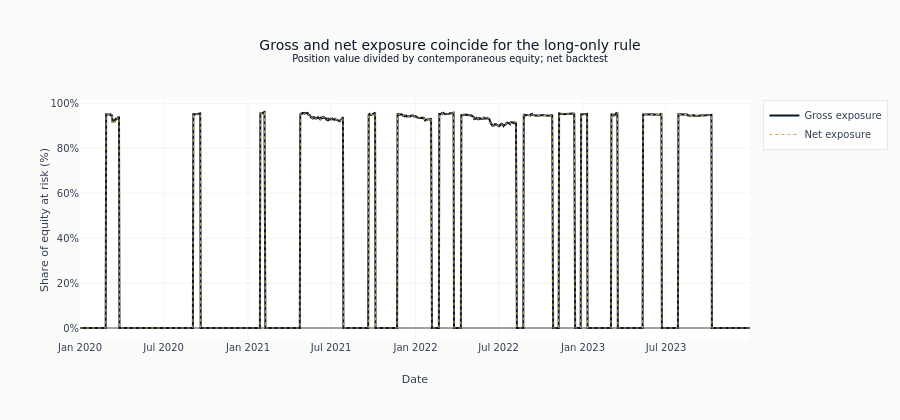

Notebook code cell kept with this figure:
### Code cell
fig = go.Figure()
fig.add_trace(
    go.Scatter(
        x=exposure_df["timestamp"].to_list(),
        y=exposure_df["gross_exposure_pct"].to_list(),
        name="Gross exposure",
        line=dict(color=COLORS["blue"], width=2),
    )
)
fig.add_trace(
    go.Scatter(
        x=exposure_df["timestamp"].to_list(),
        y=exposure_df["net_exposure_pct"].to_list(),
        name="Net exposure",
        line=dict(color=COLORS["amber"], width=1, dash="dot"),
    )
)
fig.update_layout(
    title=(
        "Gross and net exposure coincide for the long-only rule"
        "<br><sup>Position value divided by contemporaneous equity; net backtest</sup>"
    ),
    xaxis_title="Date",
    yaxis_title="Share of equity at risk (%)",
    yaxis_tickformat=".0%",
    height=420,
    hovermode="x unified",
)
fig.show()

### Figure 1 — Plotly figure (JSON) as saved in the notebook; plotly's stock layout.template omitted (floating-point values rounded to 4 significant figures; data arrays with more than 128 entries replaced by an {"elided": "..."} marker saying what was removed)
{"data": [{"line": {"color": "#0a1628", "width": 2}, "name": "Gross exposure", "type": "scatter", "x": {"elided": "1461 str values"}, "y": {"elided": "1461 float values"}}, {"line": {"color": "#D4A84B", "dash": "dot", "width": 1}, "name": "Net exposure", "type": "scatter", "x": {"elided": "1461 str values"}, "y": {"elided": "1461 float values"}}], "layout": {"height": 420, "hovermode": "x unified", "title": {"text": "Gross and net exposure coincide for the long-only rule<br><sup>Position value divided by contemporaneous equity; net backtest</sup>"}, "xaxis": {"title": {"text": "Date"}}, "yaxis": {"tickformat": ".0%", "title": {"text": "Share of equity at risk (%)"}}}}
